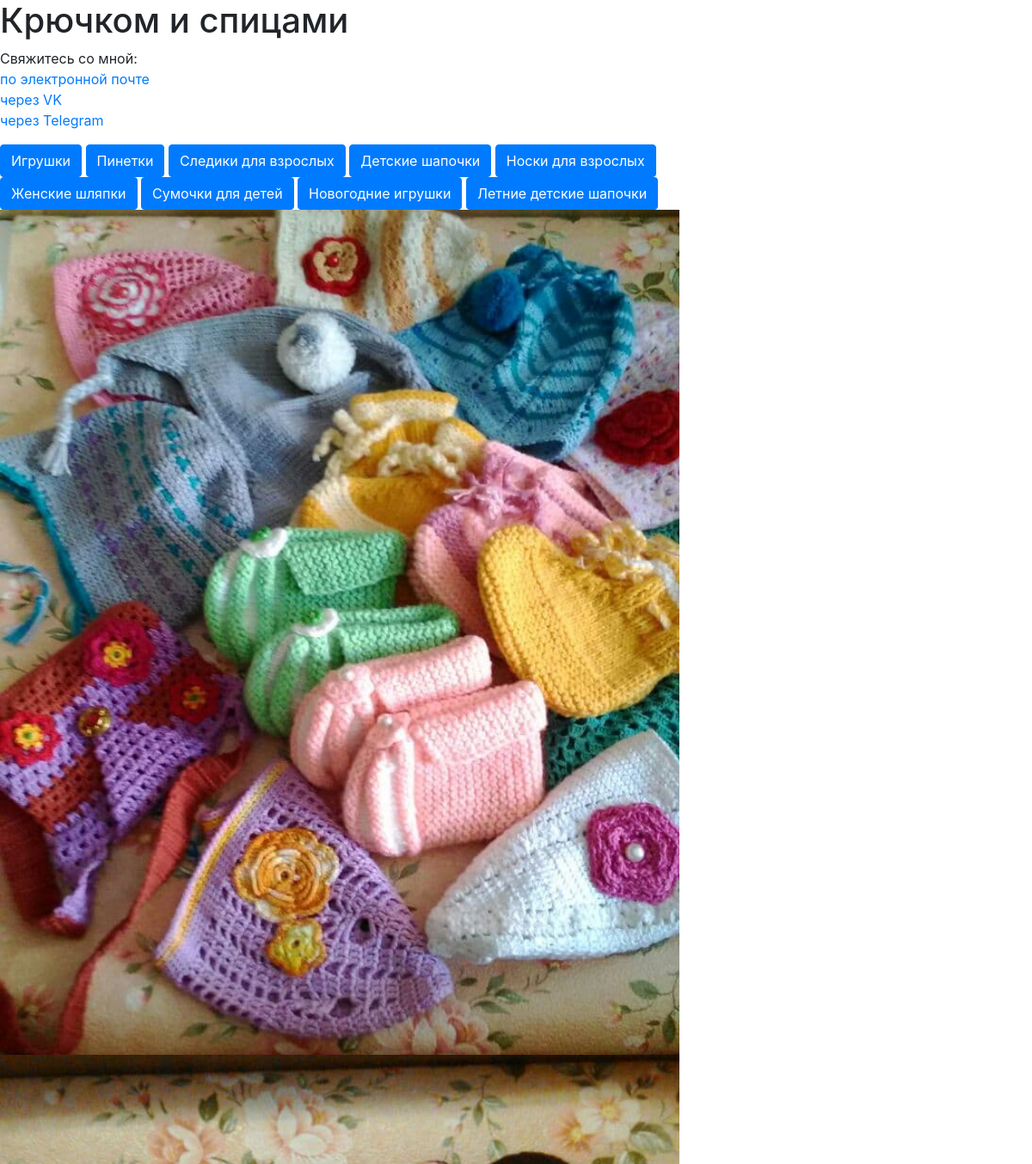
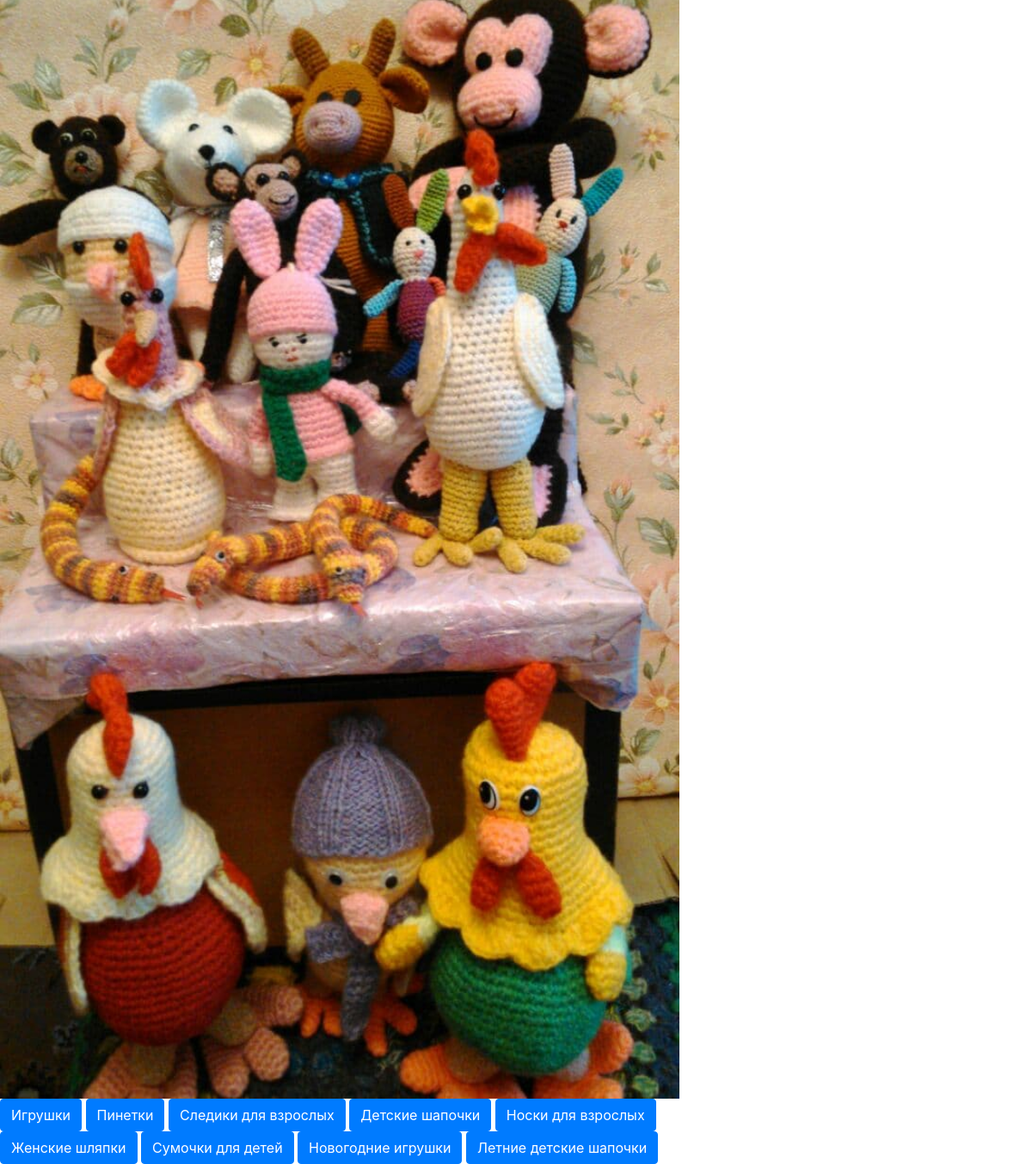
The page / on the database its author committed (2 pictures, top to bottom).
### toys/models.py (models this page shows, shortened)
class Cat(models.Model):
    name = models.CharField(max_length=60)

### toys/views.py (the view)
# urls.py: path("", views.cat_index, name="cat_index"),#
def cat_index(request):
    cat = Cat.objects.all()
    context = {'cat': cat}
    return render(request, 'cat_index.html', context)

### toys/templates/cat_index.html
{% extends "base.html" %}
{% load static %}
{% block page_content %}
<h1>Крючком и спицами</h1>
<p>Свяжитесь со мной:
<br>
<a href="mailto:sernikr@mail.ru">по электронной почте</a>
<br>
<a href="https://vk.com/id684507208">через VK</a>
<br>
<a href="https://t.me/Valentina_Vasilevna">через Telegram</a>
</p>
<div class="row">
    <div class="col-md-8">
{% for c in cat %}
	<a href="cat/{{c.pk}}" class="btn btn-primary">{{c.name}}</a>
	{% endfor %}
<br>
            <img src="static/img/photo_2021-11-02_10-36-46(2).jpg" alt="" width="100%">
            <img src="static/img/photo_2021-11-02_10-36-27.jpg" alt="" width="100%">
{% for c in cat %}
	<a href="cat/{{c.pk}}" class="btn btn-primary">{{c.name}}</a>
	{% endfor %}
    </div>
</div>
{% endblock %}

### rows shown on the page
Cat: name "Игрушки"
Cat: name "Пинетки"
Cat: name "Следики для взрослых"
Cat: name "Детские шапочки"
Cat: name "Носки для взрослых"
Cat: name "Женские шляпки"
Cat: name "Сумочки для детей"
Cat: name "Новогодние игрушки"
Cat: name "Летние детские шапочки"
